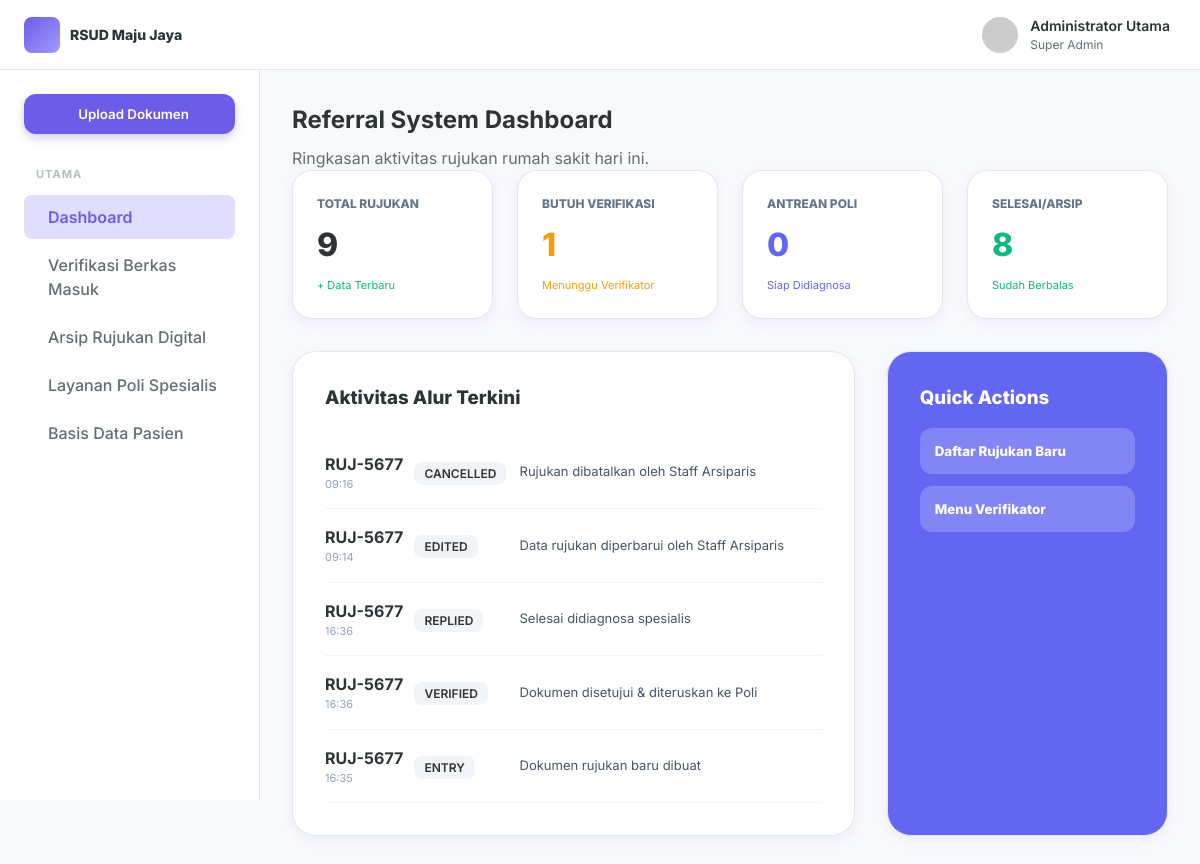
/referral_dashboard.php, run on an earlier commit of the app's database.
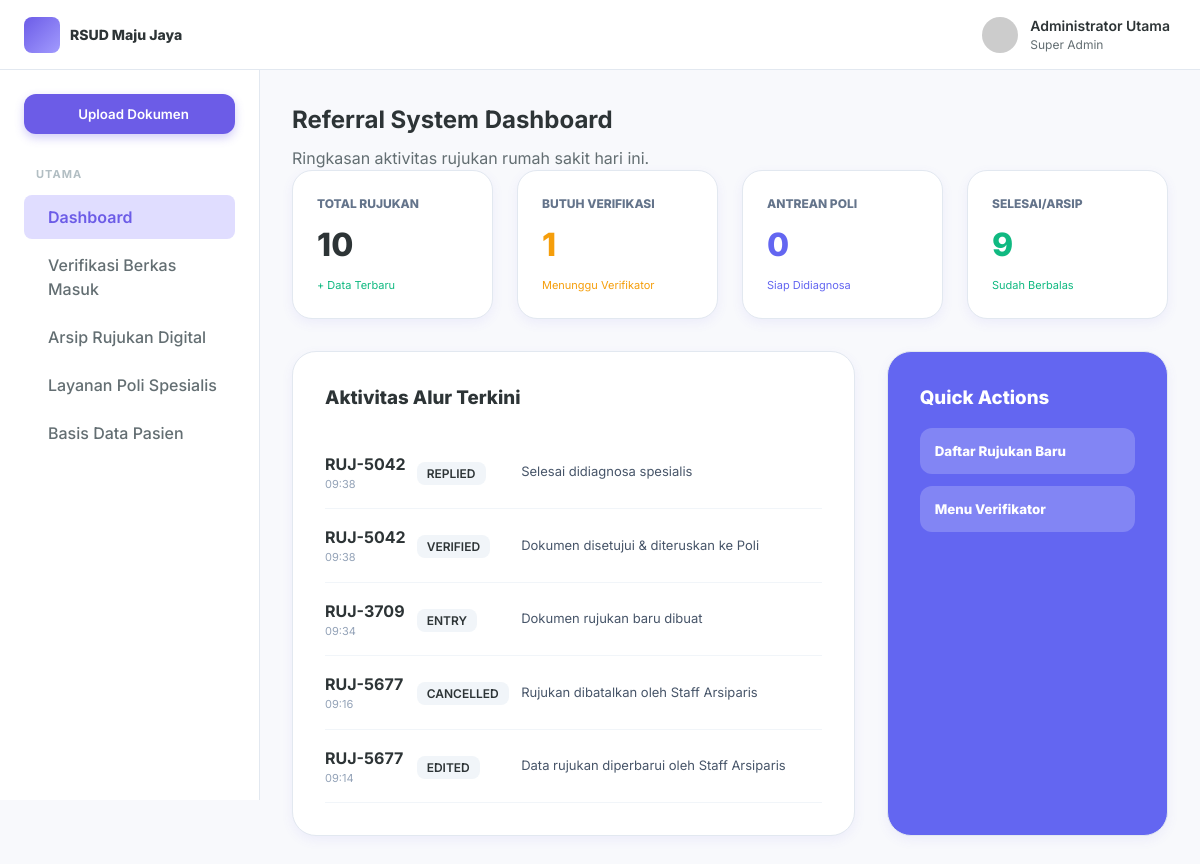
And on a later commit of the database.
### tables this page shows
CREATE TABLE referral_logs (
        id INTEGER PRIMARY KEY AUTOINCREMENT,
        referral_id TEXT,
        stage TEXT,
        action_text TEXT,
        user_name TEXT,
        action_time DATETIME DEFAULT CURRENT_TIMESTAMP,
        created_at DATETIME DEFAULT CURRENT_TIMESTAMP
    );

### config.php (called while the page is built, shortened)
<?php
$db_file = __DIR__ . '/dms_hospital.sqlite';
try {
    $pdo = new PDO("sqlite:" . $db_file);
    $pdo->setAttribute(PDO::ATTR_ERRMODE, PDO::ERRMODE_EXCEPTION);
    $pdo->setAttribute(PDO::ATTR_DEFAULT_FETCH_MODE, PDO::FETCH_ASSOC);
    class SQLiteCompatibilityLayer {
        private $pdo;
        public function __construct($pdo) {
            $this->pdo = $pdo;
        }
        public function query($sql) {
            try {
                $stmt = $this->pdo->query($sql);
                return new SQLiteResultWrapper($stmt);
            } catch (PDOException $e) {
                die("Database Error: " . $e->getMessage() . " (SQL: $sql)");
            }
        }
    }
    class SQLiteResultWrapper {
        private $data = [];
        private $index = 0;
        public function __construct($stmt) {
            $this->stmt = $stmt;
            if ($stmt) {
                $all = $this->stmt->fetchAll();
                $this->data = $all;
                $this->index = 0;
            }
        }
        public function fetch_assoc() {
            if (isset($this->data[$this->index])) {
                return $this->data[$this->index++];
            }
            return null;
        }
        public function fetch_row() {
            $row = $this->fetch_assoc();
            return $row ? array_values($row) : null;
        }
    }
    $conn = new SQLiteCompatibilityLayer($pdo);
} catch (PDOException $e) {
    die("Koneksi SQLite Gagal: " . $e->getMessage());
}

### referral_dashboard.php (the view, shortened to what the changed rows need)
<?php
require_once 'config.php';
$total_rujukan = $conn->query("SELECT COUNT(*) FROM referrals WHERE is_deleted = 0")->fetch_row()[0];
$terarsip = $conn->query("SELECT COUNT(*) FROM referrals WHERE status_flow = 'REPLIED' AND is_deleted = 0")->fetch_row()[0];
$logs = $conn->query("SELECT * FROM referral_logs ORDER BY created_at DESC LIMIT 5");
?>
<!DOCTYPE html>
<html lang="id">
<head>
    <link rel="stylesheet" href="styles.css">
</head>
<body>
    <div class="app-container">
        <div class="main-layout">
            <main class="content-area">
                <h1 class="page-title">Referral System Dashboard</h1>
                <div class="stats-grid" style="display: grid; grid-template-columns: repeat(4, 1fr); gap: 24px; margin-bottom: 32px;">
                    <div class="card" style="padding: 24px; border-radius: 20px;">
                        <div style="color: #64748b; font-size: 12px; font-weight: 800; text-transform: uppercase;">Total Rujukan</div>
                        <div style="font-size: 32px; font-weight: 800; margin: 8px 0;"><?= $total_rujukan ?></div>
                        <div style="font-size: 11px; color: #10b981;">+ Data Terbaru</div>
                    </div>
                    <div class="card" style="padding: 24px; border-radius: 20px;">
                        <div style="color: #64748b; font-size: 12px; font-weight: 800; text-transform: uppercase;">Selesai/Arsip</div>
                        <div style="font-size: 32px; font-weight: 800; margin: 8px 0; color: #10b981;"><?= $terarsip ?></div>
                        <div style="font-size: 11px; color: #10b981;">Sudah Berbalas</div>
                    </div>
                </div>
                <div style="display: grid; grid-template-columns: 2fr 1fr; gap: 32px;">
                    <div class="card" style="padding: 32px; border-radius: 24px;">
                        <table style="width: 100%; border-collapse: collapse;">
                            <?php while($log = $logs->fetch_assoc()): ?>
                            <tr style="border-bottom: 1px solid #f1f5f9;">
                                <td style="padding: 16px 0;">
                                    <div style="font-weight: 700;"><?= $log['referral_id'] ?></div>
                                    <div style="font-size: 11px; color: #94a3b8;"><?= date('H:i', strtotime($log['created_at'])) ?></div>
                                </td>
                                <td style="padding: 16px 0;">
                                    <span style="font-size: 12px; background: #f1f5f9; padding: 4px 10px; border-radius: 8px; font-weight: 600;"><?= $log['stage'] ?></span>
                                </td>
                                <td style="padding: 16px 0; font-size: 13px; color: #475569;">
                                    <?= $log['action_text'] ?>
                                </td>
                            </tr>
                            <?php endwhile; ?>
                        </table>
                    </div>
                </div>
            </main>
        </div>
    </div>
</body>
</html>

What changed in the data, as far as the page shows it:
no longer on this page (row unchanged): referral_logs: referral "RUJ-5677", created_at "16:36", stage "REPLIED", action_text "Selesai didiagnosa spesialis"
no longer on this page (row unchanged): referral_logs: referral "RUJ-5677", created_at "16:36", stage "VERIFIED", action_text "Dokumen disetujui & diteruskan ke Poli"
no longer on this page (row unchanged): referral_logs: referral "RUJ-5677", created_at "16:35", stage "ENTRY", action_text "Dokumen rujukan baru dibuat"
added referral_logs: referral "RUJ-5042", created_at "09:38", stage "REPLIED", action_text "Selesai didiagnosa spesialis"
added referral_logs: referral "RUJ-5042", created_at "09:38", stage "VERIFIED", action_text "Dokumen disetujui & diteruskan ke Poli"
added referral_logs: referral "RUJ-3709", created_at "09:34", stage "ENTRY", action_text "Dokumen rujukan baru dibuat"
Also different on the page:
$total_rujukan: "9" → "10"
$terarsip: "8" → "9"
